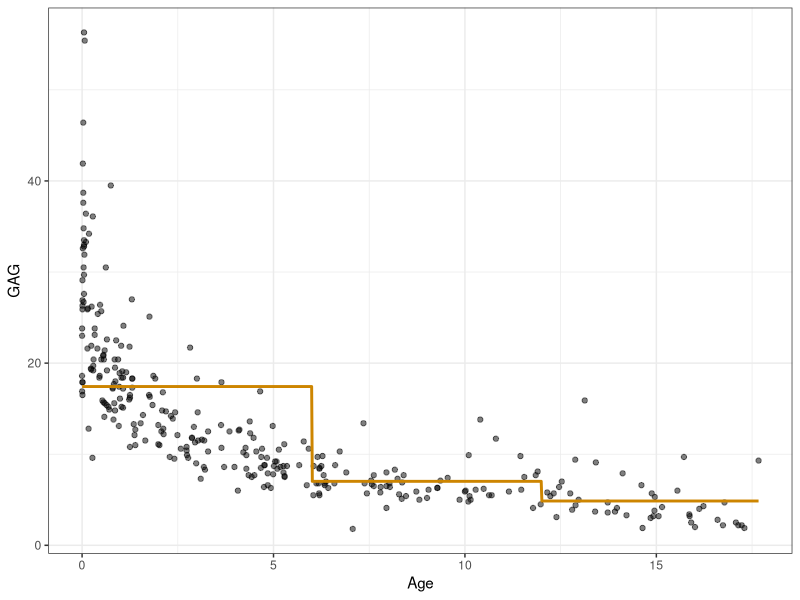
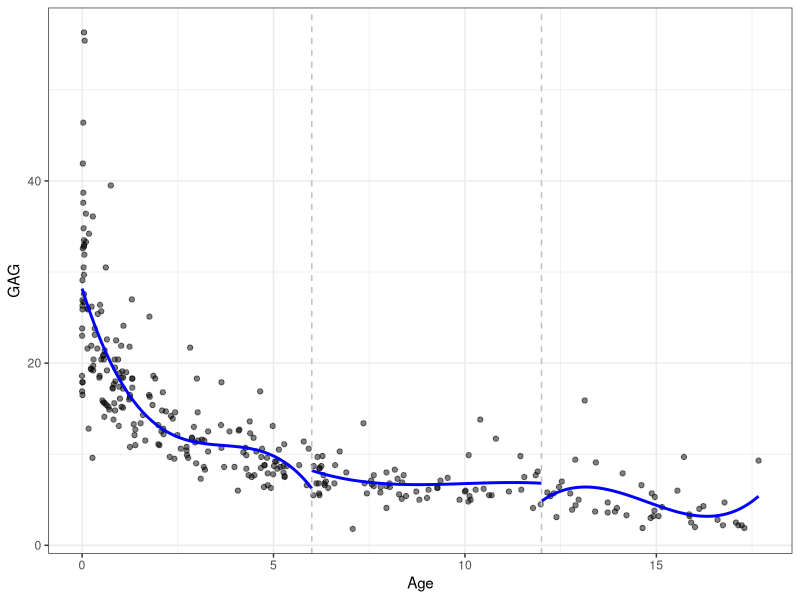
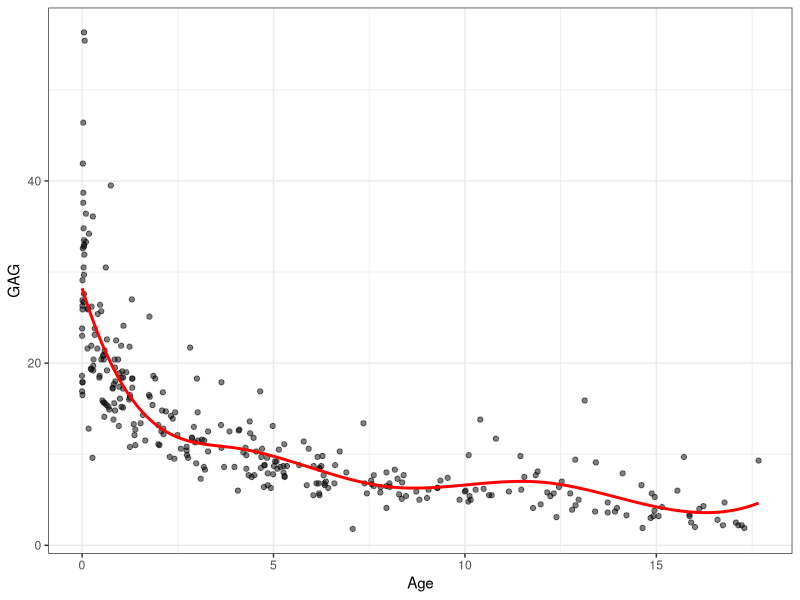
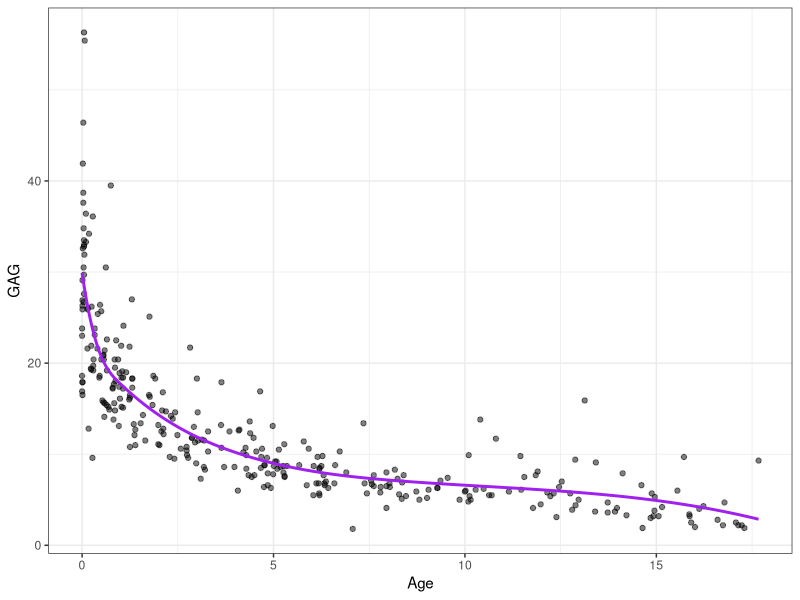
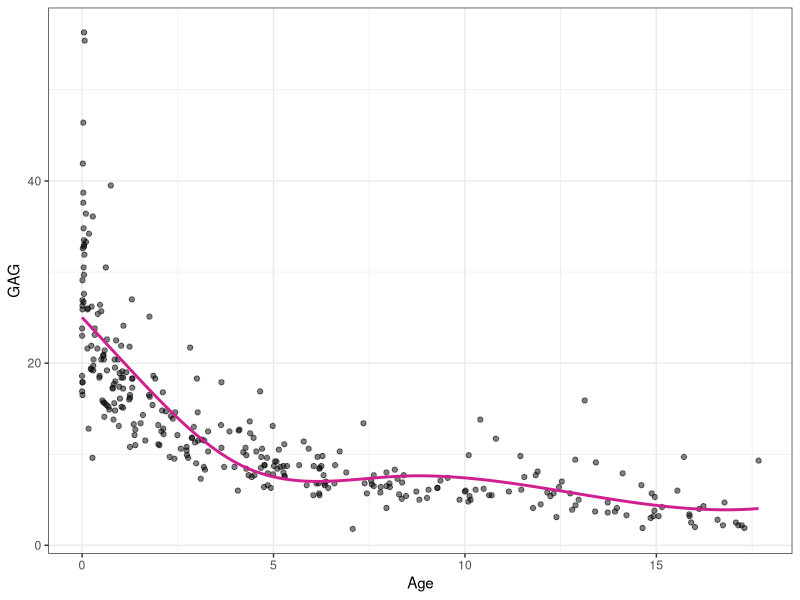
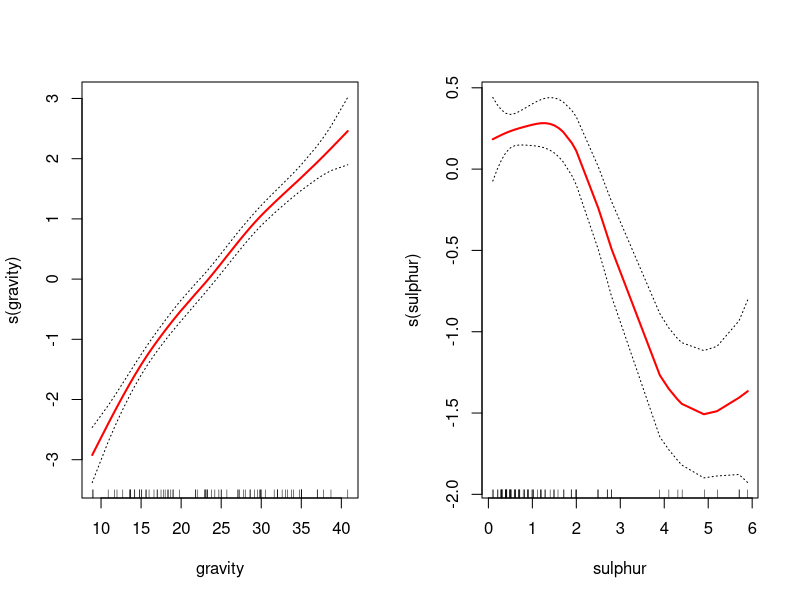
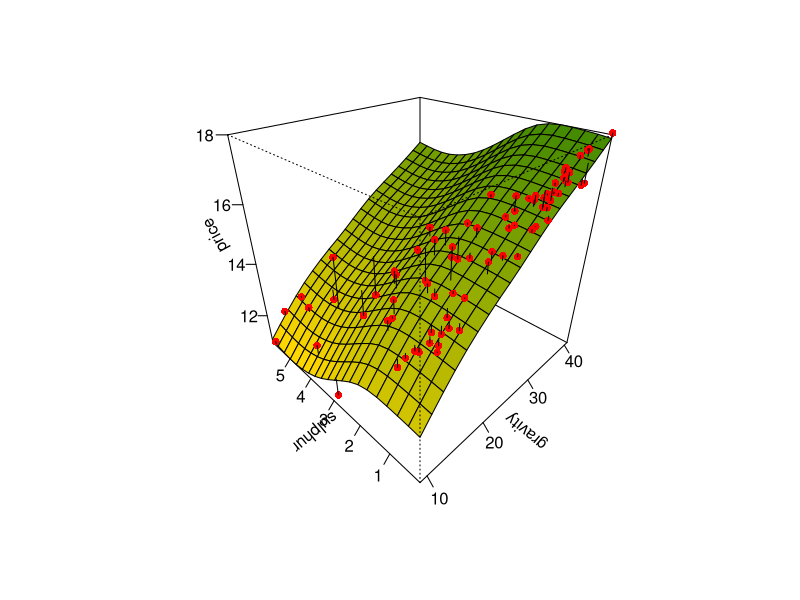

The R source for these figures, in order:
## ---- chunk 1
#| message: false
#| warning: false
#| echo: false
library(MASS)
data(GAGurine)
# ?GAGurine
dados <- GAGurine
## ---- chunk 2
#| message: false
#| warning: false
#| echo: false
library(ggplot2)
pdata <- ggplot(dados, aes(x=Age, y=GAG)) + 
  geom_point(alpha=0.5) +
  theme_bw()
## ---- chunk 3
#| message: false
#| warning: false
#| echo: false
set.seed(45)
tr <- round(0.8*nrow(dados))
treino <- sample(nrow(dados), tr, replace = F)
dados.treino <- dados[treino,]
dados.teste <- dados[-treino,]
## ---- chunk 4
#| message: false
#| warning: false
#| echo: false
lm_pas <- lm(GAG ~ 1 + I(1*(Age<6)) + (1*I(Age>= 6 & Age<12)) +  I(1*(Age>=12)), dados.treino)

x_grid <- seq(min(dados$Age), max(dados$Age), length=1000)
pred_pas <- predict(lm_pas, newdata = data.frame(Age=x_grid))
pred_pas <- data.frame(Age=x_grid,
                       GAG=pred_pas)
## ---- chunk 5
#| message: false
#| warning: false
#| echo: false
# library(dplyr)
# 
# beta0 <- mean(dados$GAG)
# beta1 <- unlist(dados |>
#                   filter(Age<6) |> 
#                   summarise(GAG = mean(GAG)) - beta0
#                 )
# beta2 <- unlist(dados |>
#                   filter(Age>= 6) |>
#                   filter(Age<12) |>
#                   summarise(GAG = mean(GAG)) - beta0
#                   )
# beta3 <- unlist(dados |>
#                   filter(Age>= 12) |> 
#                   summarise(GAG = mean(GAG)) - beta0
#                   )
# 
# reg_pas <- function(xx) {
#   y_hat <- beta0 + 
#     ifelse(xx<6, beta1, 0) + 
#     ifelse((xx>= 6 & xx<12), beta2, 0) + 
#     ifelse(xx>=12, beta3, 0) 
#   return(y_hat)
# }
# 
# x_grid <- seq(min(dados$Age), max(dados$Age), length=1000)
# 
# pred_pas <- data.frame(Age=x_grid,
#                        GAG=reg_pas(x_grid))
## ---- chunk 6
#| message: false
#| warning: false
#| echo: false
pdata + geom_line(data=pred_pas, aes(x=Age,y=GAG), 
                  col = "orange3", lwd=1) 
  # geom_vline(xintercept = 8, lty=2,col="grey")
## ---- chunk 7
#| message: false
#| warning: false
#| echo: false
# lm_pl <- lm(GAG ~ 1 + I(Age*(Age<6)) + (Age*I(Age>= 6 & Age<12)) +  I(Age*(Age>=12)), dados.treino)
# 
# pred_pl <- predict(lm_pl, newdata = data.frame(Age=x_grid))
# pred_pl <- data.frame(Age=x_grid,
#                        GAG=pred_pl)
## ---- chunk 8
#| message: false
#| warning: false
#| echo: false
# pdata + geom_line(data=pred_pl, aes(x=Age,y=GAG), 
#                   col = "blue2", lwd=1) +
#   geom_vline(xintercept = c(6,12), lty=2,lwd=1, col="grey")
## ---- chunk 9
#| message: false
#| warning: false
#| echo: false
library(dplyr)
lm_l6 <- lm(GAG ~ Age + I(Age^2) + I(Age^3),
             dados.treino |> filter(Age<6))
lm_l612 <- lm(GAG ~ Age + I(Age^2) + I(Age^3),
             dados.treino |> filter(Age>=6 & Age<12))
lm_g12 <- lm(GAG ~ Age + I(Age^2) + I(Age^3),
             dados.treino |> filter(Age>=12))

x_grid_l6 <- seq(min(dados$Age),6, length=50)
pred_l6 <- predict(lm_l6, newdata = data.frame(Age=x_grid_l6))
pred_l6 <- data.frame(Age=x_grid_l6,
                       GAG=pred_l6)

x_grid_l612 <- seq(6,12, length=50)
pred_l612 <- predict(lm_l612, newdata = data.frame(Age=x_grid_l612))
pred_l612 <- data.frame(Age=x_grid_l612,
                       GAG=pred_l612)

x_grid_g12 <- seq(12, max(dados$Age), length=50)
pred_g12 <- predict(lm_g12, newdata = data.frame(Age=x_grid_g12))
pred_g12 <- data.frame(Age=x_grid_g12,
                       GAG=pred_g12)
## ---- chunk 10
#| message: false
#| warning: false
#| echo: false
pdata + geom_line(data=pred_l6, aes(x=Age,y=GAG), 
                  col = "blue", lwd=1) +
  geom_line(data=pred_l612, aes(x=Age,y=GAG), 
            col = "blue", lwd=1) +
  geom_line(data=pred_g12, aes(x=Age,y=GAG), 
            col = "blue", lwd=1) +
  geom_vline(xintercept = c(6,12), lty=2,col="grey")
## ---- chunk 11
#| message: false
#| warning: false
#| echo: false
lm_cub <- lm(GAG ~ Age + I(Age^2) + I(Age^3) + I((Age-4)^3*(Age>=4)) +
               I((Age-8)^3*(Age >= 8)) +
               I((Age-12)^3*(Age >= 12)),
             dados.treino)

pred_cub <- predict(lm_cub, newdata = data.frame(Age=x_grid))
pred_cub <- data.frame(Age=x_grid,
                       GAG=pred_cub)
## ---- chunk 12
#| message: false
#| warning: false
#| echo: false
pdata + geom_line(data=pred_cub, aes(x=Age,y=GAG), 
                  col = "red", lwd =1)
## ---- chunk 13
#| message: false
#| warning: false
#| echo: false
knots <- quantile(dados$Age)[2:4]
lm_cub_ <- lm(GAG ~ Age + I(Age^2) + I(Age^3) + I((Age-knots[1])^3*(Age>=knots[1])) +
               I((Age-knots[2])^3*(Age >= knots[2])) +
               I((Age-knots[3])^3*(Age >= knots[3])),
             dados.treino)

pred_cub_ <- predict(lm_cub_, newdata = data.frame(Age=x_grid))
pred_cub_ <- data.frame(Age=x_grid,
                        GAG=pred_cub_)
## ---- chunk 14
#| message: false
#| warning: false
#| echo: false
pdata + geom_line(data=pred_cub_, aes(x=Age,y=GAG), 
                  col = "purple", lwd=1)
## ---- chunk 15
#| message: false
#| warning: false
#| echo: false
knots <- quantile(dados$Age)[2:4]
lm_cub_ <- lm(GAG ~ Age + I((Age-knots[1])^3*(Age>=knots[1])) +
               I((Age-knots[2])^3*(Age >= knots[2])) +
               I((Age-knots[3])^3*(Age >= knots[3])),
             dados.treino)

pred_cub_ <- predict(lm_cub_, newdata = data.frame(Age=x_grid))
pred_cub_ <- data.frame(Age=x_grid,
                        GAG=pred_cub_)
## ---- chunk 16
#| message: false
#| warning: false
#| echo: false
pdata + geom_line(data=pred_cub_, aes(x=Age,y=GAG), 
                  col = "violetred", lwd=1)
## ---- chunk 17
#| message: false
#| warning: false
#| echo: false
library(AER)
data(USCrudes)
# ?USCrudes
dados <- USCrudes

set.seed(11)
tr <- round(0.8*nrow(dados))
treino <- sample(nrow(dados), tr, replace = F)

library(gam)
gam2 <- gam(price~s(gravity) + s(sulphur), family = gaussian, dados[treino,])
## ---- chunk 18
par(mfrow = c(1,2))
plot(gam2, se=TRUE, col ="red", lwd = 2)
## ---- chunk 19
#| message: false
#| warning: false
#| echo: false
#| fig-width: 8
#| fig-height: 8

xs <- seq(min(dados$gravity), max(dados$gravity), length = 20)
ys <- seq(min(dados$sulphur), max(dados$sulphur), length = 20)
xys <- expand.grid(xs,ys)
colnames(xys) <- c("gravity", "sulphur")

zs <- matrix(predict(gam2, xys), nrow = length(xs))

n.cols <- 100
palette <- colorRampPalette(c("gold", "chartreuse4"))(n.cols)
zfacet <- zs[-1, -1] + zs[-1, -20] + zs[-20, -1] + zs[-20, -20]
facetcol <- cut(zfacet, n.cols)

par(mfrow = c(1,1))
p1 <- persp(x=xs, y=ys, z=zs, theta=-45, phi=30, ticktype='detailed', 
            xlab="gravity", ylab="sulphur", zlab="price", col = palette[facetcol])

obs <- with(dados[treino,], trans3d(gravity,sulphur,price,p1))

pred <- with(dados[treino,], trans3d(gravity,sulphur,gam2$fitted.values,p1))

points(obs, col = "red", pch = 16)
segments(obs$x, obs$y, pred$x, pred$y)
